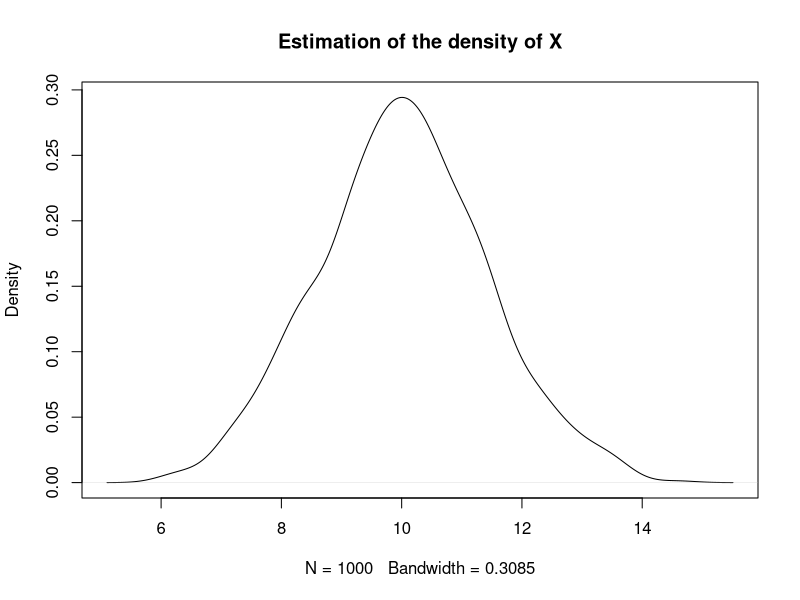
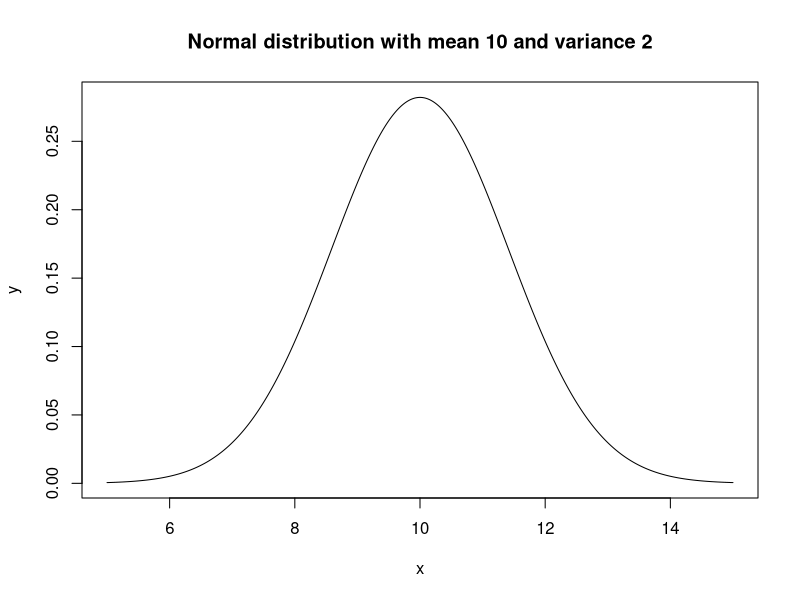

Write the R code that produced these figures, in order. (Note: this script raises an error after producing the figures.)
### R code from vignette source 'Week1 - Matrix Reminder.Rnw'
### Encoding: UTF-8

###################################################
### code chunk number 1: Week1 - Matrix Reminder.Rnw:65-71
###################################################
A = matrix(c(3, 1, 2, 5), nrow = 2, ncol = 2, byrow = TRUE)
B = matrix(c(1, 2, 0, 1), nrow = 2, ncol = 2, byrow = TRUE)
C = A + B
C
D = A - B
D


###################################################
### code chunk number 2: Week1 - Matrix Reminder.Rnw:87-94
###################################################
C = matrix(c(3, 1, 2, 2, 5, 4, 1, 1, 2), nrow = 3, ncol = 3, byrow = TRUE)

a = C[1, 1]
b = C[1, 2:3]
d = C[2:3, 1] # not as expected 
d = C[2:3, 1, drop = FALSE] # to keep the same "object/structure" as C
B = C[2:3, 2:3]


###################################################
### code chunk number 3: Week1 - Matrix Reminder.Rnw:106-110
###################################################
a = matrix(c(1, 2, 3, 4), ncol = 1)
b = c(4, 5, 7, 9)
a*b
sum(a*b)


###################################################
### code chunk number 4: Week1 - Matrix Reminder.Rnw:145-157
###################################################
A = matrix(c(3, 1, 2, 5), nrow = 2, ncol = 2, byrow = TRUE)
B = matrix(c(1, 2, 0, 1), nrow = 2, ncol = 2, byrow = TRUE)

A %*% B
B %*% A

C = matrix(c(3, 1, 2, 2, 5, 4, 1, 1, 2), nrow = 3, ncol = 3, byrow = TRUE)
D = matrix(c(2, 0, 5, 0, 4, 21), nrow = 3, ncol = 2)
# C
# D
C %*% D
# D %*% C # non-conformable arguments


###################################################
### code chunk number 5: Week1 - Matrix Reminder.Rnw:174-180 (eval = FALSE)
###################################################
## C = matrix(c(3, 1, 2, 2, 5, 4, 1, 1, 2), nrow = 3, ncol = 3, byrow = TRUE)
## D = matrix(c(2, 0, 5, 0, 4, 21), nrow = 3, ncol = 2)
## C
## t(C)
## D
## t(D)


###################################################
### code chunk number 6: Week1 - Matrix Reminder.Rnw:189-191 (eval = FALSE)
###################################################
## I = diag(3)
## I


###################################################
### code chunk number 7: Week1 - Matrix Reminder.Rnw:214-223
###################################################
B = matrix(c(1, 2, 0, 1), nrow = 2, ncol = 2, byrow = TRUE)
solve(B)

B %*% solve(B)

C = matrix(c(3, 1, 2, 2, 5, 4, 1, 1, 2), nrow = 3, ncol = 3, byrow = TRUE)
solve(C)

C %*% solve(C) # comment


###################################################
### code chunk number 8: Week1 - Matrix Reminder.Rnw:267-274
###################################################
B = matrix(c(1, 2, 0, 1), nrow = 2, ncol = 2, byrow = TRUE)
diag(B)
sum(diag(B))

C = matrix(c(3, 1, 2, 2, 5, 4, 1, 1, 2), nrow = 3, ncol = 3, byrow = TRUE)
diag(C)
sum(diag(C))


###################################################
### code chunk number 9: Week1 - Matrix Reminder.Rnw:330-337
###################################################
V = matrix(c(10, -5, 10, -5, 20, 0, 10, 0, 30), nrow = 3, ncol = 3, byrow = TRUE)
c1 = matrix(c(1, -2, 5), ncol = 1)
c2 = matrix(c(0, 6, -4), ncol = 1)

t(c1) %*% V %*% c1
t(c2) %*% V %*% c2
t(c1) %*% V %*% c2


###################################################
### code chunk number 10: Week1 - Matrix Reminder.Rnw:352-361
###################################################
# simulate 1000 random numbers from a normal distribution with mean 10 and variance 2
set.seed(123) # for reproducibility
num = rnorm(1000, mean = 10, sd = sqrt(2))
mean(num) # sample mean
var(num) # sample variance


# plot the density of the normal distribution
plot(density(num), main = "Estimation of the density of X")


###################################################
### code chunk number 11: Week1 - Matrix Reminder.Rnw:366-370
###################################################
#### OR
x   <- seq(5,15,length=1000)
y   <- dnorm(x,mean=10, sd=sqrt(2))
plot(x,y, type="l", lwd=1, main ="Normal distribution with mean 10 and variance 2")


###################################################
### code chunk number 12: Week1 - Matrix Reminder.Rnw:463-465
###################################################
# the end of that chapter. Command not to be run by students
Stangle('Week1 - Matrix Reminder.Rnw', encoding = 'utf8')


